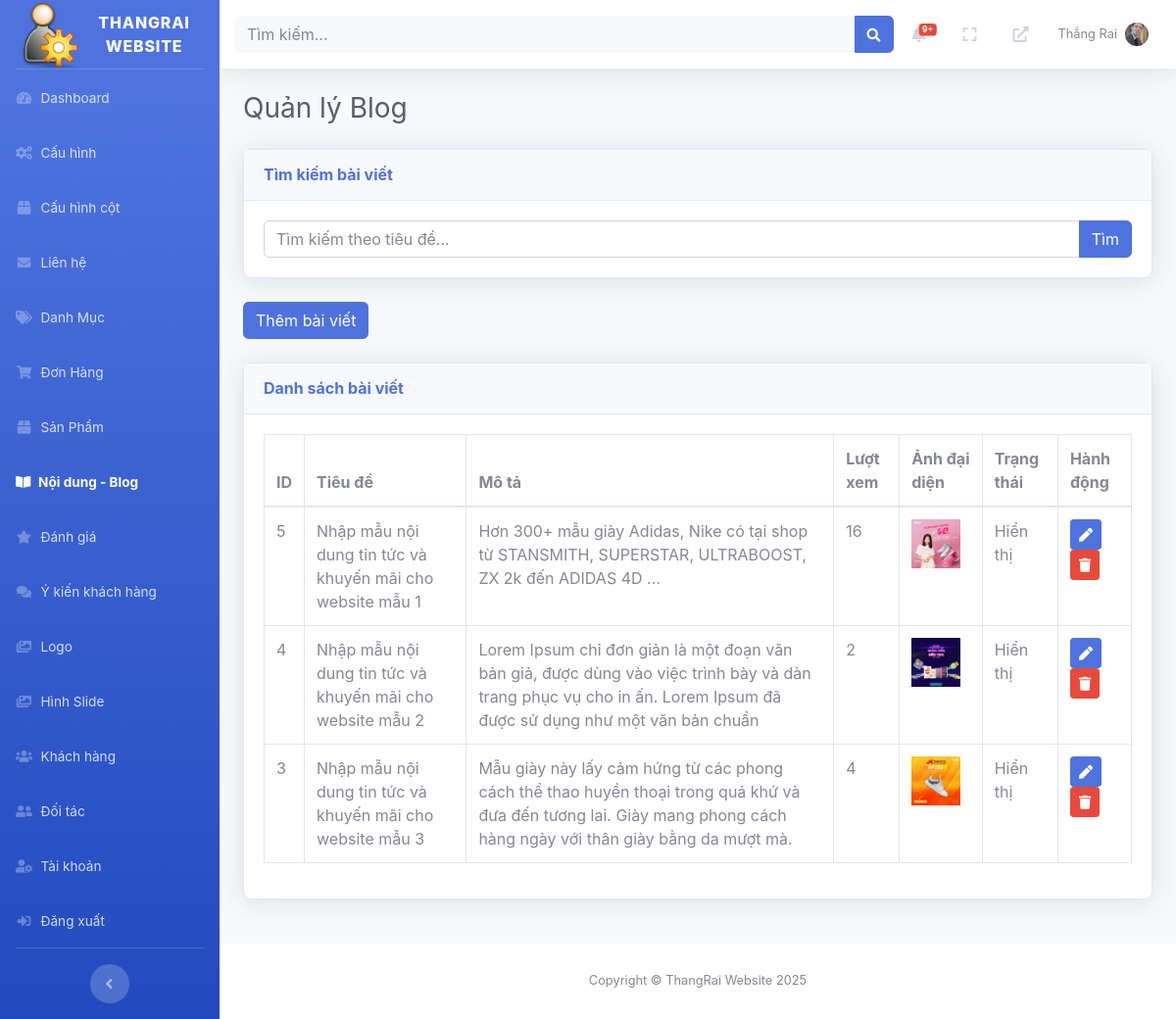
Page /admin/index.php?page=blog (signed in) on the committed database.
### tables this page shows
CREATE TABLE `blogs` (
  `id` int NOT NULL,
  `title` varchar(255) NOT NULL,
  `slug` varchar(255) NOT NULL,
  `description` text NOT NULL,
  `content` longtext NOT NULL,
  `views` int DEFAULT '0',
  `thumbnail` varchar(255) DEFAULT NULL,
  `is_published` tinyint(1) DEFAULT '1',
  `seo_title` varchar(255) DEFAULT NULL,
  `seo_description` varchar(160) DEFAULT NULL,
  `seo_keywords` text,
  `created_at` timestamp NULL DEFAULT CURRENT_TIMESTAMP,
  `updated_at` timestamp NULL DEFAULT CURRENT_TIMESTAMP ON UPDATE CURRENT_TIMESTAMP
);

### admin/pages/blog/index.php (the view, shortened to what this page needs)
<?php
require_once 'C:/laragon/www/2/admin/config/db_connect.php';
$search = isset($_GET['search']) ? trim($_GET['search']) : '';
$search_query = $search ? "WHERE title LIKE ?" : '';
$sql = "SELECT * FROM blogs $search_query ORDER BY created_at DESC";
$stmt = $pdo->prepare($sql);
if ($search) {
    $stmt->execute(["%$search%"]);
} else {
    $stmt->execute();
}
$blogs = $stmt->fetchAll(PDO::FETCH_ASSOC);
?>
<link href="/2/admin/vendor/fontawesome-free/css/all.min.css" rel="stylesheet" type="text/css">
<link href="/2/admin/css/sb-admin-2.min.css" rel="stylesheet">
<div class="d-sm-flex align-items-center justify-content-between mb-4">
    <h1 class="h3 mb-0 text-gray-800">Quản lý Blog</h1>
</div>
<div class="card shadow mb-4">
    <div class="card-header py-3">
        <h6 class="m-0 font-weight-bold text-primary">Tìm kiếm bài viết</h6>
    </div>
    <div class="card-body">
        <form method="GET" action="?page=blog">
            <div class="input-group">
                <input type="text" class="form-control" name="search" value="<?php echo htmlspecialchars($search); ?>" placeholder="Tìm kiếm theo tiêu đề...">
                <div class="input-group-append">
                    <button class="btn btn-primary" type="submit">Tìm</button>
                </div>
            </div>
        </form>
    </div>
</div>
<div class="mb-4">
    <a href="?page=blog&subpage=add" class="btn btn-primary">Thêm bài viết</a>
</div>
<div class="card shadow mb-4">
    <div class="card-header py-3">
        <h6 class="m-0 font-weight-bold text-primary">Danh sách bài viết</h6>
    </div>
    <div class="card-body">
        <div class="table-responsive">
            <table class="table table-bordered" width="100%" cellspacing="0">
                <thead>
                    <tr>
                        <th>ID</th>
                        <th>Tiêu đề</th>
                        <th>Mô tả</th>
                        <th>Lượt xem</th>
                        <th>Ảnh đại diện</th>
                        <th>Trạng thái</th>
                        <th>Hành động</th>
                    </tr>
                </thead>
                <tbody>
                    <?php foreach ($blogs as $blog): ?>
                        <tr>
                            <td><?php echo $blog['id']; ?></td>
                            <td><?php echo htmlspecialchars($blog['title']); ?></td>
                            <td><?php echo htmlspecialchars($blog['description']); ?></td>
                            <td><?php echo $blog['views']; ?></td>
                            <td>
                                <?php if ($blog['thumbnail']): ?>
                                    <img src="/2/admin/<?php echo $blog['thumbnail']; ?>" width="50" alt="Thumbnail">
                                <?php endif; ?>
                            </td>
                            <td><?php echo $blog['is_published'] ? 'Hiển thị' : 'Ẩn'; ?></td>
                            <td>
                                <a href="?page=blog&subpage=edit&id=<?php echo $blog['id']; ?>" class="btn btn-sm btn-primary" title="Sửa">
                                    <i class="fas fa-pen"></i>
                                </a>
                                <a href="?page=blog&subpage=delete&id=<?php echo $blog['id']; ?>" class="btn btn-sm btn-danger" onclick="return confirm('Xóa bài viết này?');" title="Xóa">
                                    <i class="fas fa-trash"></i>
                                </a>
                            </td>
                        </tr>
                    <?php endforeach; ?>
                </tbody>
            </table>
        </div>
    </div>
</div>

### admin/includes/topbar.php (shortened to what this page needs)
<?php
require_once 'C:/laragon/www/2/admin/config/db_connect.php';
$admin_id = $_SESSION['admin_id'] ?? null;
$avatar = null;
$new_orders_count = 0;
if ($admin_id) {
    $stmt = $pdo->prepare("SELECT avatar FROM admins WHERE id = ?");
    $stmt->execute([$admin_id]);
    $admin = $stmt->fetch(PDO::FETCH_ASSOC);
    $avatar = $admin['avatar'] ?? null;
    $stmt = $pdo->prepare("SELECT COUNT(*) as count FROM orders WHERE status = 'pending'");
    $stmt->execute();
    $new_orders_count = $stmt->fetch(PDO::FETCH_ASSOC)['count'];
}
?>
<nav class="navbar navbar-expand navbar-light bg-white topbar mb-4 static-top shadow">
    <form class="container search-container">
        <div class="input-group search-input-group">
            <input type="text" class="form-control bg-light border-0 small" placeholder="Tìm kiếm..." id="search-input">
            <div class="input-group-append">
                <button class="btn btn-primary" type="button" id="search-button">
                    <i class="fas fa-search fa-sm"></i>
                </button>
            </div>
        </div>
    </form>
    <ul class="navbar-nav ml-auto">
        <li class="nav-item dropdown no-arrow mx-1">
            <a class="nav-link dropdown-toggle" href="#" id="ordersDropdown" role="button" data-toggle="dropdown">
                <?php if ($new_orders_count > 0): ?>
                    <span class="badge badge-danger badge-counter"><?php echo $new_orders_count > 9 ? '9+' : $new_orders_count; ?></span>
                <?php endif; ?>
            </a>
        </li>
        <li class="nav-item no-arrow mx-1">
            <a class="nav-link" href="#" id="fullscreenToggle">
                <i class="fas fa-expand fa-fw"></i>
            </a>
        </li>
        <li class="nav-item no-arrow mx-1">
            <a class="nav-link" href="http://localhost/2/public/" target="_blank">
                <i class="fas fa-external-link-alt fa-fw"></i>
            </a>
        </li>
        <li class="nav-item dropdown no-arrow">
            <a class="nav-link dropdown-toggle" href="#" id="userDropdown" role="button" data-toggle="dropdown">
                <span class="mr-2 d-none d-lg-inline text-gray-600 small">
                    <?php echo htmlspecialchars($_SESSION['admin_name'] ?? 'Admin'); ?>
                </span>
                <?php if ($avatar): ?>
                    <img src="/2/admin/<?php echo htmlspecialchars($avatar); ?>" alt="Avatar" class="rounded-circle" style="width: 24px; height: 24px; object-fit: cover;">
                <?php else: ?>
                    <img src="/2/admin/images/default-avatar.png" alt="Default Avatar" class="rounded-circle" style="width: 24px; height: 24px; object-fit: cover;">
                <?php endif; ?>
            </a>
        </li>
    </ul>
</nav>

### admin/assets/css/custom.css (style rules this page uses)
body { font-family: 'Roboto', sans-serif; }
.table th, .table td { vertical-align: middle; }

### admin/pages/blog/index.php (style rules this page uses)
.card { border-radius: 8px; box-shadow: 0 4px 15px rgba(0, 0, 0, 0.1); }

### rows in the picture
blogs: id "5", title "Nhập mẫu nội dung tin tức và khuyến mãi cho website mẫu 1", description "Hơn 300+ mẫu giày Adidas, Nike có tại shop từ STANSMITH, SUPERSTAR, ULTRABOOST, ZX 2k đến ADIDAS 4D ...", views "16", thumbnail (picture), is_published "Hiển thị"
blogs: id "4", title "Nhập mẫu nội dung tin tức và khuyến mãi cho website mẫu 2", description "Lorem Ipsum chỉ đơn giản là một đoạn văn bản giả, được dùng vào việc trình bày và dàn trang phục vụ cho in ấn. Lorem Ipsum đã được sử dụng như một văn bản chuẩn", views "2", thumbnail (picture), is_published "Hiển thị"
blogs: id "3", title "Nhập mẫu nội dung tin tức và khuyến mãi cho website mẫu 3", description "Mẫu giày này lấy cảm hứng từ các phong cách thể thao huyền thoại trong quá khứ và đưa đến tương lai. Giày mang phong cách hàng ngày với thân giày bằng da mượt mà.", views "4", thumbnail (picture), is_published "Hiển thị"

### other values in the picture
SITE_NAME "THANGRAI WEBSITE"
$_SESSION['admin_name'] "Thắng Rai"
SITE_NAME "ThangRai Website"
